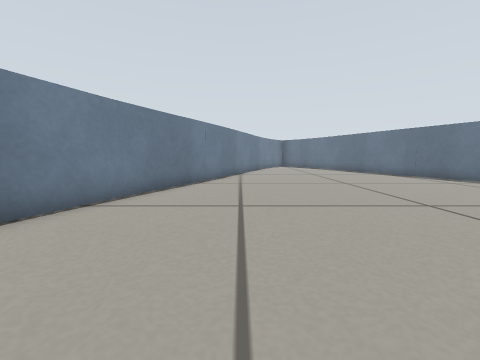
View 1 (above)

13 first-person views from a walk through a robot-simulator world made for Gazebo. The camera is 0.27 m above the floor, tilts 6° down and sees 90° across. The floor is counted in squares, 0.25 m on a side. Each view is taken from the middle of a square. On the plan, view 1 faces up. The plan holds only what a view shows up to about 11 squares ahead; the rest is blank. The place goes on beyond the plan.

View 2
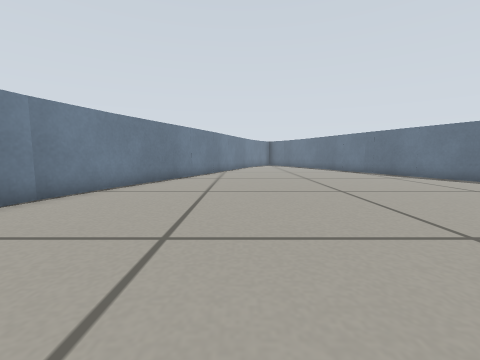

View 3
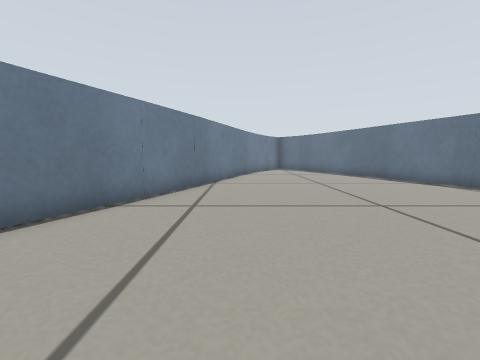

View 4
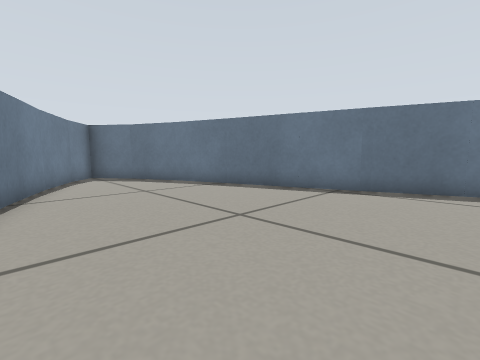

View 5
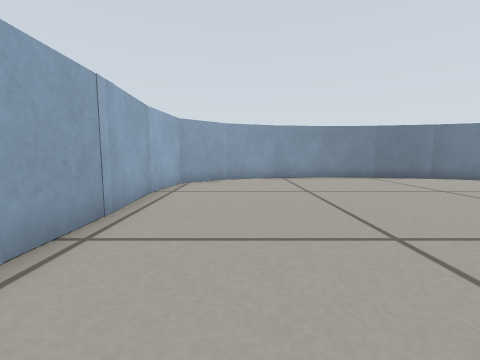

View 6
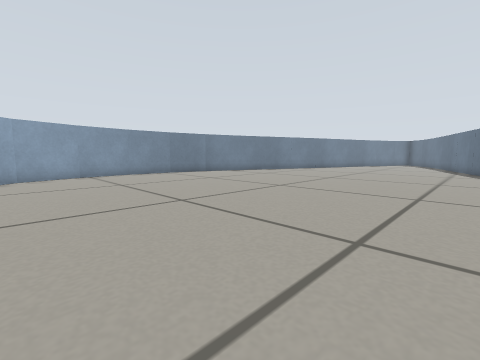

View 7
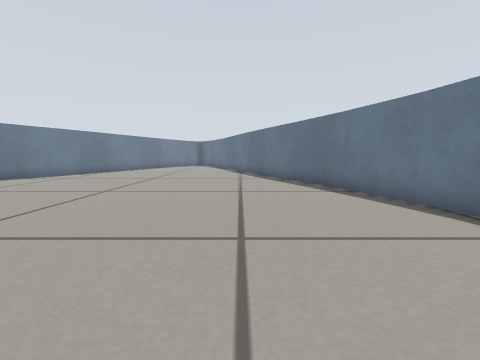

View 8
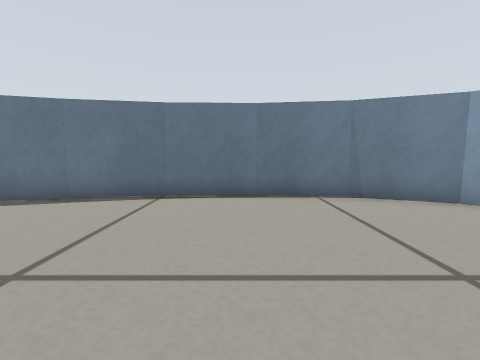

View 9
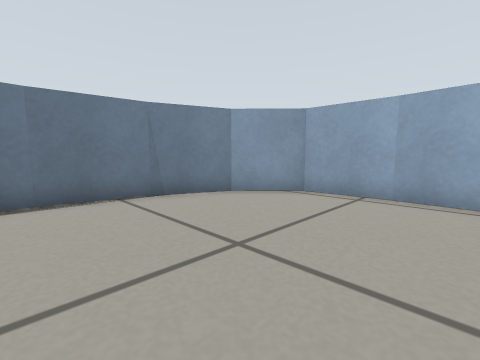

View 10
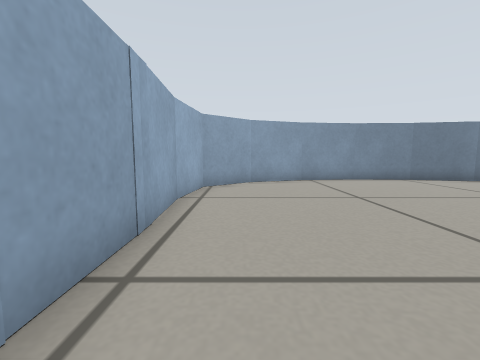

View 11
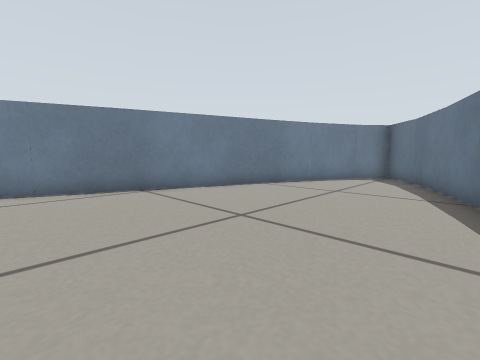

View 12
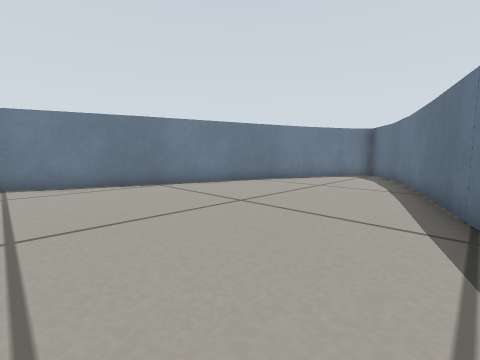

View 13
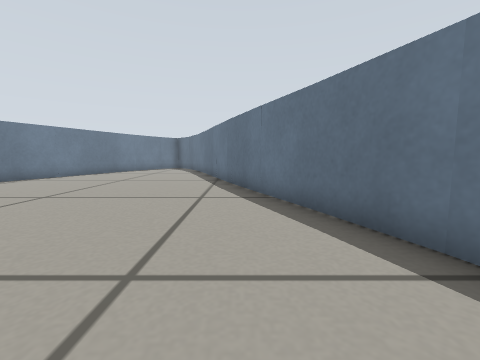

### Floor plan
Points are (right, up) in squares from view 1. A wall is a line through its corners. A room is listed if a view was taken in it or the views show most of it. See-through windows are left out.
Room 1 (views 1, 2, 3, 4, 5, 6, 7, 8, 9, 10, 11, 12, 13)
walls: (-3.1, 5.9) (-3.8, 3.5); (-3.8, 3.7) (-4.3, 1.2); (12.1, 3.3) (5.3, 21) (4, 22.6) (3, 21.4); (-4.3, 1.4) (-4.4, -1.1); (12.3, 0.9) (11.9, 3.2); (-4.4, -1) (-4.1, -3.4); (12.4, -1.5) (12.3, 1); (-4.2, -3.3) (-3.4, -5.6) (-2, -7.2) (0.2, -7.5); (12.1, -3.8) (12.4, -1.3); (7.5, -7.3) (9.7, -7.3) (11.3, -5.9) (12.1, -3.7); (0.4, -7.4) (7.2, -7.3); (2.1, 19.3) (-3.2, 5.8); (3, 21.5) (1.9, 19.2)

Positions as (right, up) in squares from view 1, and headings:
1: (0, 0), facing up
2: (1, -2), facing up
3: (1, 4), facing up
4: (1, 10), facing up-right
5: (7, -5), facing left
6: (9, -6), facing up-left
7: (8, -2), facing up
8: (6, -1), facing right
9: (6, -1), facing down-right
10: (6, -6), facing left
11: (7, 10), facing up-left
12: (8, 9), facing up-left
13: (9, 3), facing up
